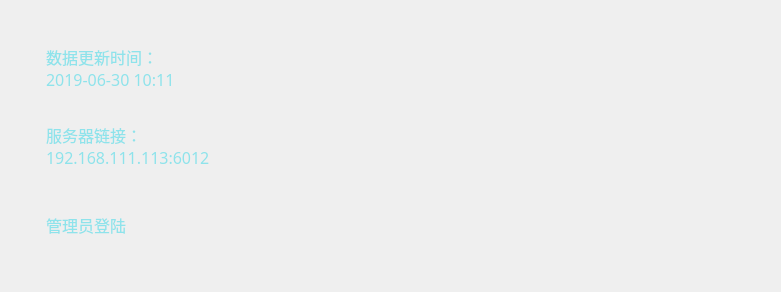
<?xml version="1.0" encoding="UTF-8"?>
<ui version="4.0">
 <class>Rtdwidget</class>
 <widget class="QWidget" name="Rtdwidget">
  <property name="geometry">
   <rect>
    <x>0</x>
    <y>0</y>
    <width>780</width>
    <height>292</height>
   </rect>
  </property>
  <property name="windowTitle">
   <string>Form</string>
  </property>
  <property name="styleSheet">
   <string notr="true">QTableView{
	background-color:rgba(0,0,0,0);
	border-style:none;
}</string>
  </property>
  <layout class="QVBoxLayout" name="verticalLayout_4">
   <item>
    <layout class="QHBoxLayout" name="horizontalLayout_8">
     <property name="spacing">
      <number>1</number>
     </property>
     <item>
      <widget class="QWidget" name="widget_left_main" native="true">
       <property name="sizePolicy">
        <sizepolicy hsizetype="Expanding" vsizetype="Expanding">
         <horstretch>0</horstretch>
         <verstretch>0</verstretch>
        </sizepolicy>
       </property>
       <property name="minimumSize">
        <size>
         <width>300</width>
         <height>0</height>
        </size>
       </property>
       <property name="maximumSize">
        <size>
         <width>300</width>
         <height>280</height>
        </size>
       </property>
       <layout class="QVBoxLayout" name="verticalLayout">
        <property name="leftMargin">
         <number>20</number>
        </property>
        <property name="topMargin">
         <number>20</number>
        </property>
        <property name="rightMargin">
         <number>0</number>
        </property>
        <property name="bottomMargin">
         <number>20</number>
        </property>
        <item>
         <widget class="QWidget" name="widget_light_top" native="true">
          <layout class="QHBoxLayout" name="horizontalLayout">
           <property name="leftMargin">
            <number>15</number>
           </property>
           <property name="rightMargin">
            <number>15</number>
           </property>
           <item>
            <widget class="QLabel" name="lab_top">
             <property name="font">
              <font>
               <family>楷体</family>
               <pointsize>12</pointsize>
               <weight>9</weight>
               <italic>false</italic>
               <bold>false</bold>
              </font>
             </property>
             <property name="styleSheet">
              <string notr="true">color: rgb(142, 227, 235);
font: 75 12pt &quot;楷体&quot;;</string>
             </property>
             <property name="text">
              <string>数据更新时间：
2019-06-30 10:11</string>
             </property>
            </widget>
           </item>
          </layout>
         </widget>
        </item>
        <item>
         <widget class="QWidget" name="widget_light_mid" native="true">
          <layout class="QHBoxLayout" name="horizontalLayout_2">
           <property name="leftMargin">
            <number>15</number>
           </property>
           <property name="rightMargin">
            <number>15</number>
           </property>
           <item>
            <widget class="QLabel" name="lab_mid">
             <property name="minimumSize">
              <size>
               <width>75</width>
               <height>0</height>
              </size>
             </property>
             <property name="maximumSize">
              <size>
               <width>16777215</width>
               <height>16777215</height>
              </size>
             </property>
             <property name="font">
              <font>
               <family>楷体</family>
               <pointsize>12</pointsize>
               <weight>9</weight>
               <italic>false</italic>
               <bold>false</bold>
              </font>
             </property>
             <property name="styleSheet">
              <string notr="true">color: rgb(142, 227, 235);
font: 75 12pt &quot;楷体&quot;;</string>
             </property>
             <property name="text">
              <string>服务器链接：
192.168.111.113:6012</string>
             </property>
            </widget>
           </item>
          </layout>
         </widget>
        </item>
        <item>
         <widget class="QWidget" name="widget_light_bottom" native="true">
          <layout class="QHBoxLayout" name="horizontalLayout_3">
           <property name="leftMargin">
            <number>15</number>
           </property>
           <property name="rightMargin">
            <number>15</number>
           </property>
           <item>
            <widget class="QLabel" name="lab_bottom">
             <property name="minimumSize">
              <size>
               <width>75</width>
               <height>0</height>
              </size>
             </property>
             <property name="maximumSize">
              <size>
               <width>16777215</width>
               <height>16777215</height>
              </size>
             </property>
             <property name="font">
              <font>
               <family>楷体</family>
               <pointsize>12</pointsize>
               <weight>9</weight>
               <italic>false</italic>
               <bold>false</bold>
              </font>
             </property>
             <property name="styleSheet">
              <string notr="true">color: rgb(142, 227, 235);
font: 75 12pt &quot;楷体&quot;;</string>
             </property>
             <property name="text">
              <string>管理员登陆</string>
             </property>
            </widget>
           </item>
          </layout>
         </widget>
        </item>
       </layout>
      </widget>
     </item>
     <item>
      <spacer name="horizontalSpacer_4">
       <property name="orientation">
        <enum>Qt::Horizontal</enum>
       </property>
       <property name="sizeType">
        <enum>QSizePolicy::Maximum</enum>
       </property>
       <property name="sizeHint" stdset="0">
        <size>
         <width>20</width>
         <height>20</height>
        </size>
       </property>
      </spacer>
     </item>
     <item>
      <widget class="QWidget" name="widget_right_main" native="true">
       <property name="sizePolicy">
        <sizepolicy hsizetype="Expanding" vsizetype="Expanding">
         <horstretch>0</horstretch>
         <verstretch>0</verstretch>
        </sizepolicy>
       </property>
       <property name="maximumSize">
        <size>
         <width>480</width>
         <height>240</height>
        </size>
       </property>
       <layout class="QHBoxLayout" name="horizontalLayout_6">
        <item>
         <widget class="QTableView" name="tableView">
          <property name="minimumSize">
           <size>
            <width>440</width>
            <height>0</height>
           </size>
          </property>
          <property name="maximumSize">
           <size>
            <width>440</width>
            <height>16777215</height>
           </size>
          </property>
          <property name="autoFillBackground">
           <bool>false</bool>
          </property>
         </widget>
        </item>
       </layout>
      </widget>
     </item>
    </layout>
   </item>
  </layout>
 </widget>
 <resources/>
 <connections/>
</ui>
